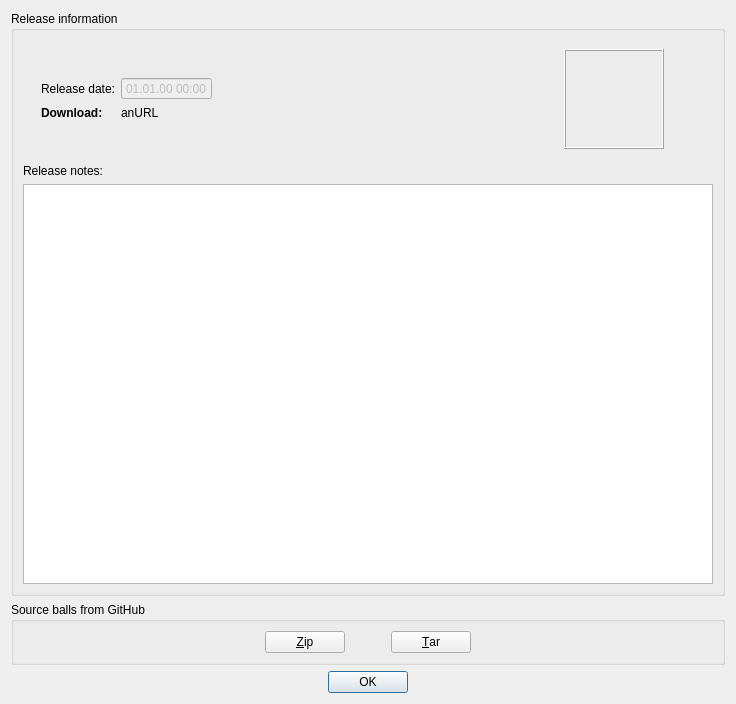
<?xml version="1.0" encoding="UTF-8"?>
<ui version="4.0">
 <class>ReleaseInfoDialog</class>
 <widget class="QDialog" name="ReleaseInfoDialog">
  <property name="windowModality">
   <enum>Qt::ApplicationModal</enum>
  </property>
  <property name="geometry">
   <rect>
    <x>0</x>
    <y>0</y>
    <width>712</width>
    <height>670</height>
   </rect>
  </property>
  <property name="windowTitle">
   <string notr="true">Dialog</string>
  </property>
  <layout class="QVBoxLayout" name="verticalLayout">
   <item>
    <widget class="QGroupBox" name="groupBox">
     <property name="title">
      <string>Release information</string>
     </property>
     <layout class="QVBoxLayout" name="verticalLayout_2">
      <item>
       <widget class="QWidget" name="widget_2" native="true">
        <layout class="QHBoxLayout" name="horizontalLayout">
         <item>
          <widget class="QWidget" name="widget" native="true">
           <property name="sizePolicy">
            <sizepolicy hsizetype="Preferred" vsizetype="Maximum">
             <horstretch>0</horstretch>
             <verstretch>0</verstretch>
            </sizepolicy>
           </property>
           <layout class="QFormLayout" name="formLayout">
            <property name="fieldGrowthPolicy">
             <enum>QFormLayout::ExpandingFieldsGrow</enum>
            </property>
            <item row="0" column="0">
             <widget class="QLabel" name="label">
              <property name="text">
               <string>Release date:</string>
              </property>
             </widget>
            </item>
            <item row="0" column="1">
             <widget class="QDateTimeEdit" name="releaseDateEdit">
              <property name="enabled">
               <bool>false</bool>
              </property>
              <property name="sizePolicy">
               <sizepolicy hsizetype="Maximum" vsizetype="Fixed">
                <horstretch>0</horstretch>
                <verstretch>0</verstretch>
               </sizepolicy>
              </property>
              <property name="readOnly">
               <bool>true</bool>
              </property>
              <property name="buttonSymbols">
               <enum>QAbstractSpinBox::NoButtons</enum>
              </property>
              <property name="displayFormat">
               <string notr="true">dd.MM.yy HH:mm</string>
              </property>
             </widget>
            </item>
            <item row="2" column="0">
             <widget class="QLabel" name="label_2">
              <property name="font">
               <font>
                <weight>75</weight>
                <bold>true</bold>
               </font>
              </property>
              <property name="text">
               <string>Download:</string>
              </property>
             </widget>
            </item>
            <item row="2" column="1">
             <widget class="QLabel" name="dlUrlLabel">
              <property name="text">
               <string notr="true">anURL</string>
              </property>
              <property name="openExternalLinks">
               <bool>true</bool>
              </property>
             </widget>
            </item>
           </layout>
          </widget>
         </item>
         <item>
          <widget class="QLabel" name="avatarLabel">
           <property name="sizePolicy">
            <sizepolicy hsizetype="Maximum" vsizetype="Preferred">
             <horstretch>0</horstretch>
             <verstretch>0</verstretch>
            </sizepolicy>
           </property>
           <property name="minimumSize">
            <size>
             <width>100</width>
             <height>100</height>
            </size>
           </property>
           <property name="frameShape">
            <enum>QFrame::Box</enum>
           </property>
           <property name="frameShadow">
            <enum>QFrame::Raised</enum>
           </property>
           <property name="text">
            <string/>
           </property>
           <property name="alignment">
            <set>Qt::AlignCenter</set>
           </property>
          </widget>
         </item>
         <item>
          <spacer name="horizontalSpacer">
           <property name="orientation">
            <enum>Qt::Horizontal</enum>
           </property>
           <property name="sizeType">
            <enum>QSizePolicy::Fixed</enum>
           </property>
           <property name="sizeHint" stdset="0">
            <size>
             <width>40</width>
             <height>20</height>
            </size>
           </property>
          </spacer>
         </item>
        </layout>
       </widget>
      </item>
      <item>
       <widget class="QLabel" name="label_3">
        <property name="text">
         <string>Release notes:</string>
        </property>
       </widget>
      </item>
      <item>
       <widget class="NetMauMauTextBrowser" name="releaseHtml">
        <property name="minimumSize">
         <size>
          <width>690</width>
          <height>400</height>
         </size>
        </property>
        <property name="autoFormatting">
         <set>QTextEdit::AutoAll</set>
        </property>
        <property name="openExternalLinks">
         <bool>true</bool>
        </property>
       </widget>
      </item>
     </layout>
    </widget>
   </item>
   <item>
    <widget class="QGroupBox" name="groupBox_2">
     <property name="title">
      <string>Source balls from GitHub</string>
     </property>
     <layout class="QHBoxLayout" name="horizontalLayout_2">
      <item>
       <spacer name="horizontalSpacer_3">
        <property name="orientation">
         <enum>Qt::Horizontal</enum>
        </property>
        <property name="sizeHint" stdset="0">
         <size>
          <width>40</width>
          <height>20</height>
         </size>
        </property>
       </spacer>
      </item>
      <item>
       <widget class="QPushButton" name="dlZip">
        <property name="sizePolicy">
         <sizepolicy hsizetype="Maximum" vsizetype="Fixed">
          <horstretch>0</horstretch>
          <verstretch>0</verstretch>
         </sizepolicy>
        </property>
        <property name="text">
         <string notr="true">&amp;Zip</string>
        </property>
       </widget>
      </item>
      <item>
       <spacer name="horizontalSpacer_4">
        <property name="orientation">
         <enum>Qt::Horizontal</enum>
        </property>
        <property name="sizeType">
         <enum>QSizePolicy::Fixed</enum>
        </property>
        <property name="sizeHint" stdset="0">
         <size>
          <width>40</width>
          <height>20</height>
         </size>
        </property>
       </spacer>
      </item>
      <item>
       <widget class="QPushButton" name="dlTar">
        <property name="sizePolicy">
         <sizepolicy hsizetype="Maximum" vsizetype="Fixed">
          <horstretch>0</horstretch>
          <verstretch>0</verstretch>
         </sizepolicy>
        </property>
        <property name="text">
         <string notr="true">&amp;Tar</string>
        </property>
       </widget>
      </item>
      <item>
       <spacer name="horizontalSpacer_2">
        <property name="orientation">
         <enum>Qt::Horizontal</enum>
        </property>
        <property name="sizeHint" stdset="0">
         <size>
          <width>40</width>
          <height>20</height>
         </size>
        </property>
       </spacer>
      </item>
     </layout>
    </widget>
   </item>
   <item>
    <widget class="QDialogButtonBox" name="buttonBox">
     <property name="standardButtons">
      <set>QDialogButtonBox::Ok</set>
     </property>
     <property name="centerButtons">
      <bool>true</bool>
     </property>
    </widget>
   </item>
  </layout>
 </widget>
 <customwidgets>
  <customwidget>
   <class>NetMauMauTextBrowser</class>
   <extends>QTextBrowser</extends>
   <header>netmaumautextbrowser.h</header>
  </customwidget>
 </customwidgets>
 <tabstops>
  <tabstop>releaseDateEdit</tabstop>
  <tabstop>releaseHtml</tabstop>
  <tabstop>dlZip</tabstop>
  <tabstop>dlTar</tabstop>
  <tabstop>buttonBox</tabstop>
 </tabstops>
 <resources/>
 <connections>
  <connection>
   <sender>buttonBox</sender>
   <signal>accepted()</signal>
   <receiver>ReleaseInfoDialog</receiver>
   <slot>hide()</slot>
   <hints>
    <hint type="sourcelabel">
     <x>348</x>
     <y>523</y>
    </hint>
    <hint type="destinationlabel">
     <x>348</x>
     <y>269</y>
    </hint>
   </hints>
  </connection>
 </connections>
</ui>
